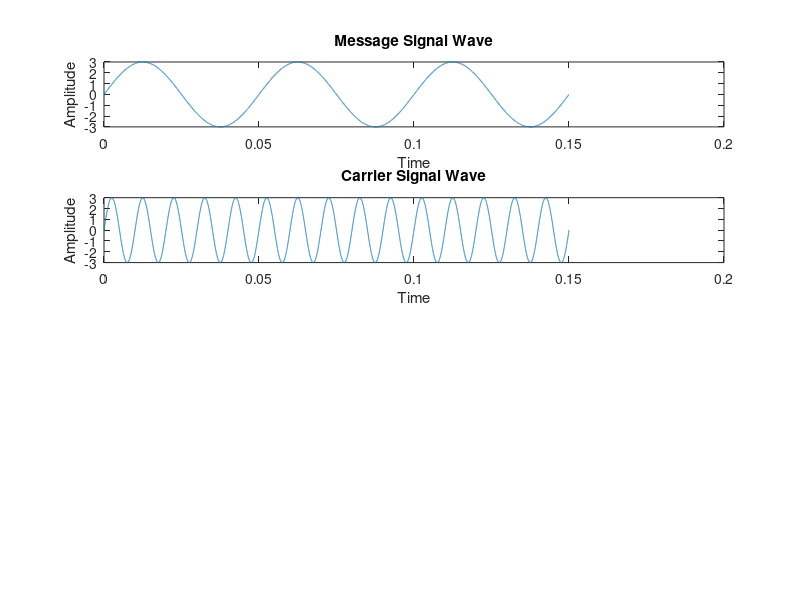

This figure's MATLAB source: (Note: this script raises an error after producing the figure.)
clc
clear all
close all
n=3;
fm=20;
t=0:0.00001:0.15;
A=3;
m=A*sin(2*pi*t*fm);
subplot(4,1,1)
plot(t,m)
title('Message Signal Wave')
xlabel('Time')
ylabel('Amplitude')

fc=100;
Ac=3;
c=Ac*sin(2*pi*t*fc);
subplot(4,1,2)
plot(t,c)
title('Carrier Signal Wave')
xlabel('Time')
ylabel('Amplitude')

FS=150*fc;
s=modulate(m,fc,FS,'am');
subplot(4,1,3)
plot(t,s)
title('Modulated Signal Wave')
xlabel('Time')
ylabel('Amplitude')

d=demod(s,fc,FS,'am');
subplot(4,1,4)
plot(t,d)
title('Demodulated Signal Wave')
xlabel('Time')
ylabel('Amplitude')


